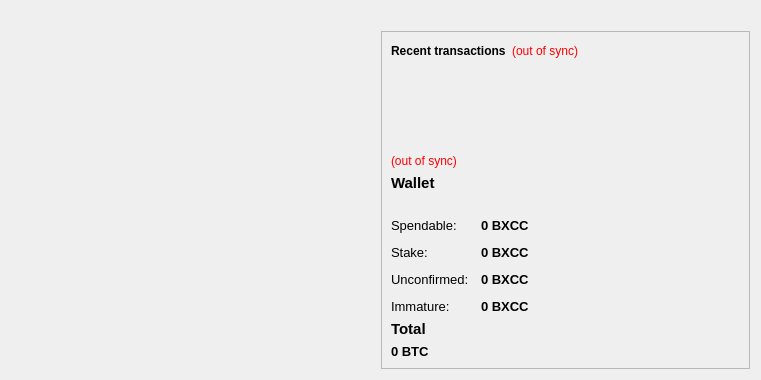
<?xml version="1.0" encoding="UTF-8"?>
<ui version="4.0">
 <class>OverviewPage</class>
 <widget class="QWidget" name="OverviewPage">
  <property name="geometry">
   <rect>
    <x>0</x>
    <y>0</y>
    <width>761</width>
    <height>380</height>
   </rect>
  </property>
  <property name="windowTitle">
   <string>Form</string>
  </property>
  <layout class="QHBoxLayout" name="horizontalLayout" stretch="1,1">
   <item>
    <layout class="QVBoxLayout" name="verticalLayout_2">

     <item>
      <spacer name="verticalSpacer">
       <property name="orientation">
        <enum>Qt::Vertical</enum>
       </property>
       <property name="sizeHint" stdset="0">
        <size>
         <width>20</width>
         <height>40</height>
        </size>
       </property>
      </spacer>
     </item>
    </layout>
   </item>
   <item>
    <layout class="QVBoxLayout" name="verticalLayout_3">
    <item>
         <spacer name="horizontalSpacer_2">
          <property name="orientation">
           <enum>Qt::Horizontal</enum>
          </property>
          <property name="sizeHint" stdset="0">
           <size>
            <width>40</width>
            <height>20</height>
           </size>
          </property>
         </spacer>
        </item>
     <item>
      <widget class="QFrame" name="frame_2">
       <property name="frameShape">
        <enum>QFrame::StyledPanel</enum>
       </property>
       <property name="frameShadow">
        <enum>QFrame::Raised</enum>
       </property>
       <layout class="QVBoxLayout" name="verticalLayout">
        <item>
         <layout class="QHBoxLayout" name="horizontalLayout_2">
          <item>
           <widget class="QLabel" name="label_4">
            <property name="text">
             <string>&lt;b&gt;Recent transactions&lt;/b&gt;</string>
            </property>
           </widget>
          </item>
          <item>
           <widget class="QLabel" name="labelTransactionsStatus">
            <property name="toolTip">
             <string>The displayed information may be out of date. Your wallet automatically synchronizes with the bixcoin network after a connection is established, but this process has not completed yet.</string>
            </property>
            <property name="styleSheet">
             <string notr="true">QLabel { color: red; }</string>
            </property>
            <property name="text">
             <string notr="true">(out of sync)</string>
            </property>
            <property name="alignment">
             <set>Qt::AlignRight|Qt::AlignTrailing|Qt::AlignVCenter</set>
            </property>
           </widget>
          </item>
          <item>
           <spacer name="horizontalSpacer">
            <property name="orientation">
             <enum>Qt::Horizontal</enum>
            </property>
            <property name="sizeHint" stdset="0">
             <size>
              <width>40</width>
              <height>20</height>
             </size>
            </property>
           </spacer>
          </item>
         </layout>
        </item>
        <item>
         <widget class="QListView" name="listTransactions">
          <property name="styleSheet">
           <string notr="true">QListView { background: transparent; }</string>
          </property>
          <property name="frameShape">
           <enum>QFrame::NoFrame</enum>
          </property>
          <property name="verticalScrollBarPolicy">
           <enum>Qt::ScrollBarAlwaysOff</enum>
          </property>
          <property name="horizontalScrollBarPolicy">
           <enum>Qt::ScrollBarAlwaysOff</enum>
          </property>
          <property name="selectionMode">
           <enum>QAbstractItemView::NoSelection</enum>
          </property>
         </widget>
        </item>
        <item>
         <widget class="QLabel" name="labelWalletStatus">
          <property name="toolTip">
           <string>The displayed information may be out of date. Your wallet automatically synchronizes with the bixcoin network after a connection is established, but this process has not completed yet.</string>
          </property>
          <property name="styleSheet">
           <string notr="true">QLabel { color: red; }</string>
          </property>
          <property name="text">
           <string notr="true">(out of sync)</string>
          </property>
          <property name="alignment">
           <set>Qt::AlignLeading|Qt::AlignLeft|Qt::AlignVCenter</set>
          </property>
         </widget>
        </item>
        <item>
         <widget class="QLabel" name="label_5">
          <property name="font">
           <font>
            <pointsize>11</pointsize>
            <weight>75</weight>
            <bold>true</bold>
           </font>
          </property>
          <property name="text">
           <string>Wallet</string>
          </property>
         </widget>
        </item>
        <item>
         <spacer name="horizontalSpacer_2">
          <property name="orientation">
           <enum>Qt::Horizontal</enum>
          </property>
          <property name="sizeHint" stdset="0">
           <size>
            <width>40</width>
            <height>20</height>
           </size>
          </property>
         </spacer>
        </item>
        <item>
         <layout class="QFormLayout" name="formLayout_2">
          <property name="fieldGrowthPolicy">
           <enum>QFormLayout::AllNonFixedFieldsGrow</enum>
          </property>
          <property name="horizontalSpacing">
           <number>12</number>
          </property>
          <property name="verticalSpacing">
           <number>12</number>
          </property>
          <item row="0" column="0">
           <widget class="QLabel" name="label">
            <property name="font">
             <font>
              <pointsize>10</pointsize>
             </font>
            </property>
            <property name="text">
             <string>Spendable:</string>
            </property>
           </widget>
          </item>
          <item row="0" column="1">
           <widget class="QLabel" name="labelBalance">
            <property name="font">
             <font>
              <pointsize>10</pointsize>
              <weight>75</weight>
              <bold>true</bold>
             </font>
            </property>
            <property name="cursor">
             <cursorShape>IBeamCursor</cursorShape>
            </property>
            <property name="toolTip">
             <string>Your current spendable balance</string>
            </property>
            <property name="text">
             <string notr="true">0 BXCC</string>
            </property>
            <property name="textInteractionFlags">
             <set>Qt::LinksAccessibleByMouse|Qt::TextSelectableByKeyboard|Qt::TextSelectableByMouse</set>
            </property>
           </widget>
          </item>
          <item row="1" column="0">
           <widget class="QLabel" name="label_6">
            <property name="font">
             <font>
              <pointsize>10</pointsize>
             </font>
            </property>
            <property name="text">
             <string>Stake:</string>
            </property>
           </widget>
          </item>
          <item row="1" column="1">
           <widget class="QLabel" name="labelStake">
            <property name="font">
             <font>
              <pointsize>10</pointsize>
              <weight>75</weight>
              <bold>true</bold>
             </font>
            </property>
            <property name="cursor">
             <cursorShape>IBeamCursor</cursorShape>
            </property>
            <property name="toolTip">
             <string>Total of coins that was staked, and do not yet count toward the current balance</string>
            </property>
            <property name="text">
             <string notr="true">0 BXCC</string>
            </property>
            <property name="textInteractionFlags">
             <set>Qt::LinksAccessibleByMouse|Qt::TextSelectableByKeyboard|Qt::TextSelectableByMouse</set>
            </property>
           </widget>
          </item>
          <item row="2" column="0">
           <widget class="QLabel" name="label_3">
            <property name="font">
             <font>
              <pointsize>10</pointsize>
             </font>
            </property>
            <property name="text">
             <string>Unconfirmed:</string>
            </property>
           </widget>
          </item>
          <item row="2" column="1">
           <widget class="QLabel" name="labelUnconfirmed">
            <property name="font">
             <font>
              <pointsize>10</pointsize>
              <weight>75</weight>
              <bold>true</bold>
             </font>
            </property>
            <property name="cursor">
             <cursorShape>IBeamCursor</cursorShape>
            </property>
            <property name="toolTip">
             <string>Total of transactions that have yet to be confirmed, and do not yet count toward the current balance</string>
            </property>
            <property name="text">
             <string notr="true">0 BXCC</string>
            </property>
            <property name="textInteractionFlags">
             <set>Qt::LinksAccessibleByMouse|Qt::TextSelectableByKeyboard|Qt::TextSelectableByMouse</set>
            </property>
           </widget>
          </item>
          <item row="3" column="0">
           <widget class="QLabel" name="labelImmatureText">
            <property name="font">
             <font>
              <pointsize>10</pointsize>
             </font>
            </property>
            <property name="text">
             <string>Immature:</string>
            </property>
           </widget>
          </item>
          <item row="3" column="1">
           <widget class="QLabel" name="labelImmature">
            <property name="font">
             <font>
              <pointsize>10</pointsize>
              <weight>75</weight>
              <bold>true</bold>
             </font>
            </property>
            <property name="toolTip">
             <string>Mined balance that has not yet matured</string>
            </property>
            <property name="text">
             <string notr="true">0 BXCC</string>
            </property>
            <property name="textInteractionFlags">
             <set>Qt::LinksAccessibleByMouse|Qt::TextSelectableByKeyboard|Qt::TextSelectableByMouse</set>
            </property>
           </widget>
          </item>
         </layout>
        </item>
        <item>

         <widget class="QLabel" name="labelTotalText">

           <property name="font">
             <font>
              <pointsize>11</pointsize>
              <weight>75</weight>
              <bold>true</bold>
             </font>
            </property>
            <property name="text">
             <string>Total</string>
            </property>
         </widget>

        </item>


        <item>
         <widget class="QLabel" name="labelTotal">
          <property name="font">
           <font>
              <pointsize>10</pointsize>
              <weight>75</weight>
              <bold>true</bold>
             </font>
          </property>
          <property name="cursor">
           <cursorShape>IBeamCursor</cursorShape>
          </property>
          <property name="toolTip">
           <string>Your current total balance</string>
          </property>
          <property name="text">
           <string notr="true">0 BTC</string>
          </property>
          <property name="textInteractionFlags">
           <set>Qt::LinksAccessibleByMouse|Qt::TextSelectableByKeyboard|Qt::TextSelectableByMouse</set>
          </property>
         </widget>
        </item>
       </layout>
      </widget>
     </item>
     <item>
      <spacer name="verticalSpacer_2">
       <property name="orientation">
        <enum>Qt::Vertical</enum>
       </property>
       <property name="sizeHint" stdset="0">
        <size>
         <width>20</width>
         <height>40</height>
        </size>
       </property>
      </spacer>
     </item>

    </layout>
   </item>

  </layout>
 </widget>
 <resources/>
 <connections/>
</ui>
